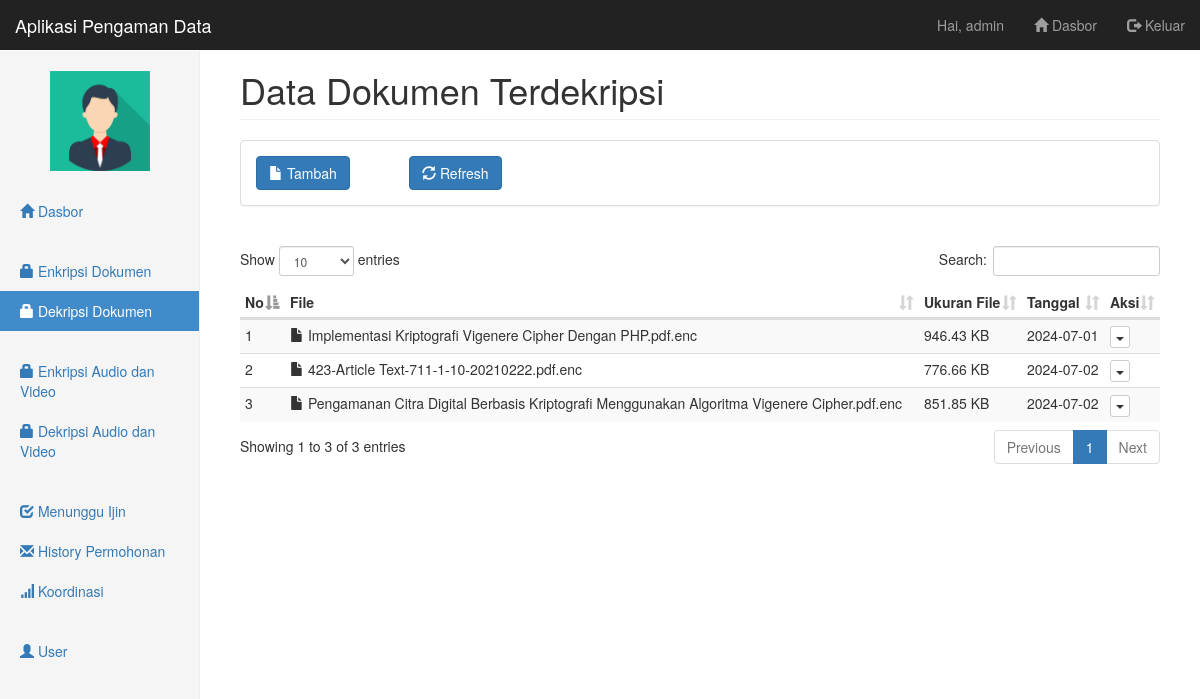
Page /pages/dekripsi/index.php (signed in) on the committed database.
### tables this page shows
CREATE TABLE `dekripsi` (
  `id_de` int(11) NOT NULL,
  `id_user` int(11) DEFAULT NULL,
  `nama_file` varchar(100) NOT NULL,
  `ukuran_file` varchar(20) NOT NULL,
  `filepath` text NOT NULL,
  `tanggal` date NOT NULL
);

### pages/dekripsi/index.php (the view, shortened to what this page needs)
<?php include('../_partials/top.php') ?>
<h1 class="page-header">Data Dokumen Terdekripsi</h1>
<?php include('_partials/menu.php') ?>
<?php
include '../../config/koneksi.php';
$sql = "SELECT * FROM dekripsi";
$result = $db->query($sql);
?>
<table class="table table-striped table-condensed table-hover" id="datatable">
  <thead>
    <tr>
      <th>No</th>
      <th>File</th>
      <th>Ukuran File</th>
      <th>Tanggal</th>
      <th>Aksi</th>
    </tr>
  </thead>
  <tbody>
    <?php
    $no = 1;
    if ($result->num_rows > 0) {
        while($row = $result->fetch_assoc()) {
            echo "<tr>";
            echo "<td>" . $no++ . "</td>";
            echo "<td><i class='glyphicon glyphicon-file'></i> " . $row["nama_file"] . "</td>";
            echo "<td>" . round($row["ukuran_file"] / 1024, 2) . " KB</td>";
            echo "<td>" . $row["tanggal"] . "</td>";
            echo "<td>";
            echo "<div class='btn-group'>";
            echo "<button type='button' class='btn btn-default btn-xs dropdown-toggle' data-toggle='dropdown' aria-expanded='true'>";
            echo "<span class='caret'></span>";
            echo "</button>";
            echo "</div>";
            echo "</td>";
            echo "</tr>";
        }
    } else {
        echo "<tr><td colspan='5' class='text-center'>Tidak ada data</td></tr>";
    }
    ?>
  </tbody>
</table>
<?php include('../_partials/bottom.php') ?>

### assets/css/dashboard.css (style rules this page uses)
body { padding-top: 50px; }
.main .page-header { margin-top: 0; }

### rows in the picture
dekripsi: nama_file "Implementasi Kriptografi Vigenere Cipher Dengan PHP.pdf.enc", $row['ukuran_file']/1024 "946.43", tanggal "2024-07-01"
dekripsi: nama_file "423-Article Text-711-1-10-20210222.pdf.enc", $row['ukuran_file']/1024 "776.66", tanggal "2024-07-02"
dekripsi: nama_file "Pengamanan Citra Digital Berbasis Kriptografi Menggunakan Algoritma Vigenere Cipher.pdf.enc", $row['ukuran_file']/1024 "851.85", tanggal "2024-07-02"

### other values in the picture
$_SESSION['user']['nama_user'] "admin"
